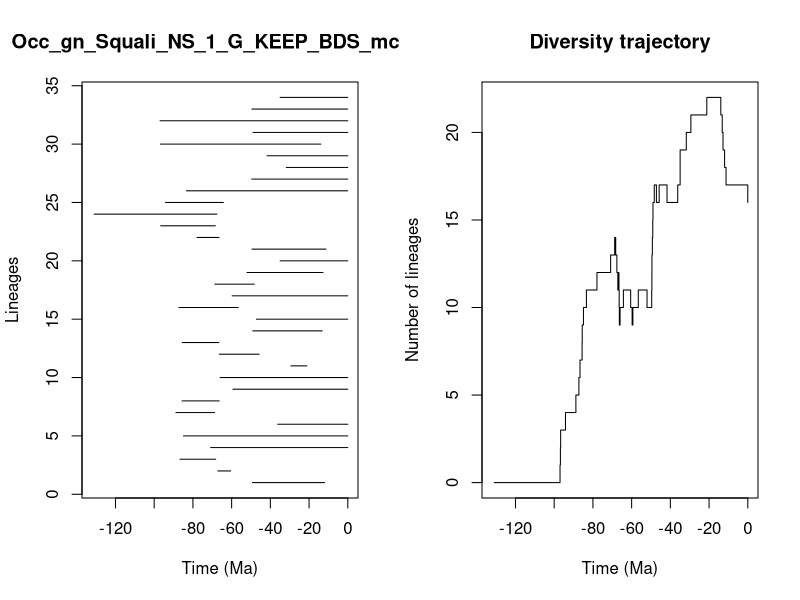

The R source for this figure:


pdf(file='../Results/Genus_NS/5_MA_bins_EP/pyrate_mcmc_logs/Occ_gn_Squali_NS_1_G_KEEP_BDS_mcmc_LTT.pdf',width=0.6*20, height=0.6*10)
title = "Occ_gn_Squali_NS_1_G_KEEP_BDS_mcmc"
ts=c(49.297727734990694, 67.1435104498437,86.67382077649083,70.84633311765506,84.89532990875273,36.189486717380504,88.80259599326847,85.59327929966378,59.35149193463343,65.97385711473954,29.397322725212423,66.34730649132271,85.52052538331574,49.09004731846205,47.201351914614946,87.24433451430207,59.74732969739235,68.70135571885373,52.04467252589887,34.94686484051951,49.498774245000426,77.91987746205254,96.66519478409616,131.02212229934665,94.18378958971967,83.37020343720775,49.62666000813303,31.758965058497324,41.71929999074055,96.80214060793206,48.97789223663391,96.99200299981067,49.5400291866692,34.9452756926324)
te=c(11.97916244302028, 60.50304696629959,68.23122274853537,0.0,0.0,0.0,68.76418126404444,66.43368907432408,0.0,0.0,21.1646785994074,45.7775884348987,66.59543452277973,13.191635139608653,0.0,56.55983909944489,0.0,48.30849220310702,12.795697274486365,0.0,11.219747440149598,66.55279553829489,68.41095643396116,67.62369009355093,64.25760857742884,0.0,0.0,0.0,0.0,13.93234228616737,0.0,0.0,0.0,0.0)
div_traj=c(0, 1,2,3,4,5,6,7,8,9,10,11,12,13,14,13,14,13,12,11,12,11,10,9,10,11,10,9,10,11,10,11,12,13,14,15,16,17,16,17,16,17,18,19,20,21,22,21,20,19,18,17,16)
time_events=c(131.02212229934665, 96.99200299981067,96.80214060793206,96.66519478409616,94.18378958971967,88.80259599326847,87.24433451430207,86.67382077649083,85.59327929966378,85.52052538331574,84.89532990875273,83.37020343720775,77.91987746205254,70.84633311765506,68.76418126404444,68.70135571885373,68.41095643396116,68.23122274853537,67.62369009355093,67.1435104498437,66.59543452277973,66.55279553829489,66.43368907432408,66.34730649132271,65.97385711473954,64.25760857742884,60.50304696629959,59.74732969739235,59.35149193463343,56.55983909944489,52.04467252589887,49.62666000813303,49.5400291866692,49.498774245000426,49.297727734990694,49.09004731846205,48.97789223663391,48.30849220310702,47.201351914614946,45.7775884348987,41.71929999074055,36.189486717380504,34.94686484051951,34.9452756926324,31.758965058497324,29.397322725212423,21.1646785994074,13.93234228616737,13.191635139608653,12.795697274486365,11.97916244302028,11.219747440149598,0.0)
                par(mfrow=c(1,2))
                L = length(ts)
                plot(ts, 1:L , xlim=c(-max(ts)-1,0), pch=20, type="n", main=title,xlab="Time (Ma)",ylab="Lineages")
                for (i in 1:L){segments(x0=-te[i],y0=i,x1=-ts[i],y1=i)}    
                t = -time_events
                plot(div_traj ~ t,type="s", main = "Diversity trajectory",xlab="Time (Ma)",ylab="Number of lineages",xlim=c(-max(ts)-1,0))
                abline(v=c(65,200,251,367,445),lty=2,col="gray")
                
